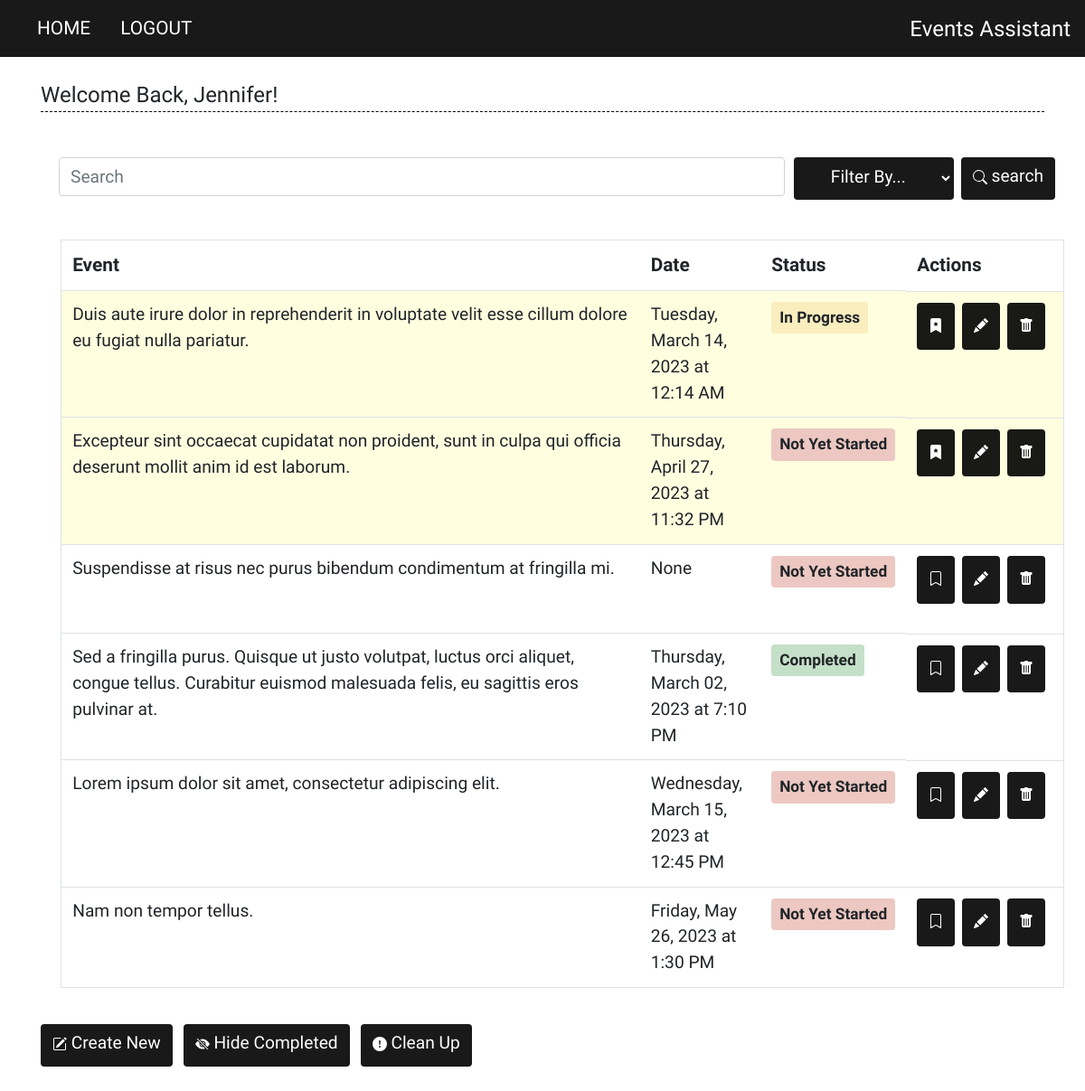
Screenshot of /home (signed in) with the database file from the repository.
### website/models.py (models this page shows)
class User(db.Model, UserMixin):
    id = db.Column(db.Integer, primary_key=True)
    username = db.Column(db.String(150), unique=True)
    password = db.Column(db.String(150))
    first_name = db.Column(db.String(150))
    tasks = db.relationship('Task')

class Task(db.Model):
    id = db.Column(db.Integer, primary_key=True)
    content = db.Column(db.String(200), nullable=False)
    due_date = db.Column(db.String(30)) # formatted str date (ex: Tuesday, April 05, 2022)
    due_date_int = db.Column(db.String(20)) # YYYY-MM-DD str format
    time = db.Column(db.String(20)) # str type, account for untimed tasks
    user_id = db.Column(db.Integer, db.ForeignKey('user.id'))
    status = db.Column(db.String(30), default="Not Yet Started") # Other Statuses: In Progress, Completed, Cancelled
    bookmarked = db.Column(db.Boolean, default=False)

### website/views.py (the view, shortened to what this page needs)
@views.route('/', methods=['POST', 'GET'])
@views.route('/home', methods=['POST', 'GET'])
@login_required
def home():
    tasks = Task.query.filter_by(user_id=current_user.id). \
                                order_by(Task.bookmarked.desc(), Task.due_date_int, Task.time).all()
    return render_template('home.html', user=current_user, tasks=tasks, isQuery=False)

### website/__init__.py (called while the page is built)
def create_app():
    app = Flask(__name__)
    app.config['SECRET_KEY'] = '2797cfdcad8dcc11d9f00ffbc5704bee'
    app.config['SQLALCHEMY_DATABASE_URI'] = f'sqlite:///{DB_NAME}'
    db.init_app(app)
    from .views import views
    from .auth import auth
    app.register_blueprint(views, url_prefix='/')
    app.register_blueprint(auth, url_prefix='/')
    from .models import Task, User
    create_database(app)
    login_manager = LoginManager()
    login_manager.login_view = 'auth.login' # if not logged in
    login_manager.init_app(app)
    @login_manager.user_loader
    def load_user(id):
        return User.query.get(int(id))
    return app

### website/templates/home.html (shortened to what this page needs)
{% extends "base.html" %}
{% block content %}
  <br>
  <legend class="main-header">Welcome Back, {{ user.first_name }}!</legend>
  <form method="POST">
    <div class="form-group input-group searchbar">
      <input type="search" id="Query" name="Query" class="button form-control rounded" placeholder="Search"/>
      <select class="form-select dropdown-btn btn" value="Filter" name="QueryFilter">
        <option selected>Filter By...</option>
      </select>
      <button type="submit" class="btn search-btn" name="action" value="Search">
         search
      </button>
    </div>
  </form>
  <br>
  {% if tasks|length >= 1%}
  <table id="tasksTable" class="table border" width="100%">
    <thead class="header-row">
      <tr>
        <td>Event</td>
        <td>Date</td>
        <td>Status</td>
        <td>Actions</td>
      </tr>
    </thead>
    <tbody class="tasks-text">
      {% for task in tasks %}
        {% if task.bookmarked %}
        <tr class="bookmarked-group data-row">
        {% else %}
        <tr class="unbookmarked-group data-row">
        {% endif %}
        {% if task.content|length >= 80 %}
          <td>{{ task.content }}</td>
        {% else %}
        <td>
          <p>
            {{ task.content }}
            <span style="color:transparent;">{{ "a" * (80 - task.content|length) }}</span>
          </p>
        </td>
        {% endif %}
          <td>
            {% if task.due_date != "None" and task.time %}
              {{ task.due_date }} at {{ task.time }}
            {% else %}
              {{ task.due_date }}
            {% endif %}
          </td>
          <td class="status-col">
            {% if task.status == "Completed" %}
              <span class="badge completed-badge">
                {{ task.status }}
              </span>
            {% elif task.status == "In Progress" %}
              <span class="badge progress-badge">
                {{ task.status }}
              </span>
            {% elif task.status == "Cancelled" %}
              <span class="badge cancelled-badge">
                {{ task.status }}
              </span>
            {% else %}
              <span class="badge todo-badge">
                {{ task.status }}
              </span>
            {% endif %}
          </td>
          <td class="table-actions">
            <a href="/bookmark/{{ task.id }}" class="btn">
            </a>
            <a href="/update/{{ task.id }}" class="btn">
            </a>
            <a href="/delete/{{ task.id }}" class="btn" onclick="return confirmDelete(`single`)">
            </a>
          </td>
        </tr>
      {% endfor %}
    </tbody>
  </table>
  {% endif %}
  <br>
  <div>
    <form method="POST">
      <div>
        <button
          type="submit"
          class="btn"
          name="action"
          value="Create New"
        >
        Create New
        </button>
        <button
          type="submit"
          class="btn"
          name="action"
          value="Hide Completed Tasks"
          onclick="changeView(this); return false;"
        >
        Hide Completed
        </button>
        <button
          type="submit"
          class="btn"
          name="action"
          value="Clean Up"
          onclick="return confirmDelete(`all`)"
        >
        <svg xmlns="http://www.w3.org/2000/svg" width="16" height="16" fill="currentColor" class="bi bi-exclamation-circle-fill" viewBox="0 0 16 16">
          <path d="M16 8A8 8 0 1 1 0 8a8 8 0 0 1 16 0zM8 4a.905.905 0 0 0-.9.995l.35 3.507a.552.552 0 0 0 1.1 0l.35-3.507A.905.905 0 0 0 8 4zm.002 6a1 1 0 1 0 0 2 1 1 0 0 0 0-2z"/>
        </svg>
        Clean Up
        </button>
      </div>
    </form>
  </div>
  <br>
  <br>
{% endblock %}

### website/static/style.css (style rules this page uses)
.bookmarked-group { background-color: lightyellow; }
* { font-family: 'Pangolin', cursive; }
.form-group { margin: 20px; }
.col-title, .btn, .button, #content, .tasks-text, #due_date, #time, #curr_status { font-size: 1.2em; }
#tasksTable { margin-left: 2%; margin-right: 2%; }
.header-row { font-size: 1.3em; font-weight: bold; }
.table-actions { display: inline-flex; }
.main-header { border-bottom: 1px dashed black; }
.btn { background-color: rgba(0,0,0,0.9); color: white; font-family: 'Yomogi', cursive; padding-bottom: 10px; margin-right: 8px; }
.lower-page-btn, .dropdown-btn { margin-left: 10px; }
.badge { padding: 9px; font-size: .9em; }
.completed-badge { background-color: rgb(197, 224, 200); }
.progress-badge { background-color: rgb(250, 237, 190); }
.todo-badge { background-color: rgb(237, 200, 194); }
.searchbar { margin-top: 50px; }

### rows the page displays
User: first_name "Jennifer"
Task: content "Duis aute irure dolor in reprehenderit in voluptate velit esse cillum dolore eu fugiat nulla pariatur.", due_date "Tuesday, March 14, 2023", time "12:14 AM", status "In Progress", bookmarked True (drawn)
Task: content "Excepteur sint occaecat cupidatat non proident, sunt in culpa qui officia deserunt mollit anim id est laborum.", due_date "Thursday, April 27, 2023", time "11:32 PM", status "Not Yet Started", bookmarked True (drawn)
Task: content "Suspendisse at risus nec purus bibendum condimentum at fringilla mi.", due_date "None", status "Not Yet Started", bookmarked False (drawn)
Task: content "Sed a fringilla purus. Quisque ut justo volutpat, luctus orci aliquet, congue tellus. Curabitur euismod malesuada felis, eu sagittis eros pulvinar at.", due_date "Thursday, March 02, 2023", time "7:10 PM", status "Completed", bookmarked False (drawn)
Task: content "Lorem ipsum dolor sit amet, consectetur adipiscing elit.", due_date "Wednesday, March 15, 2023", time "12:45 PM", status "Not Yet Started", bookmarked False (drawn)
Task: content "Nam non tempor tellus.", due_date "Friday, May 26, 2023", time "1:30 PM", status "Not Yet Started", bookmarked False (drawn)
